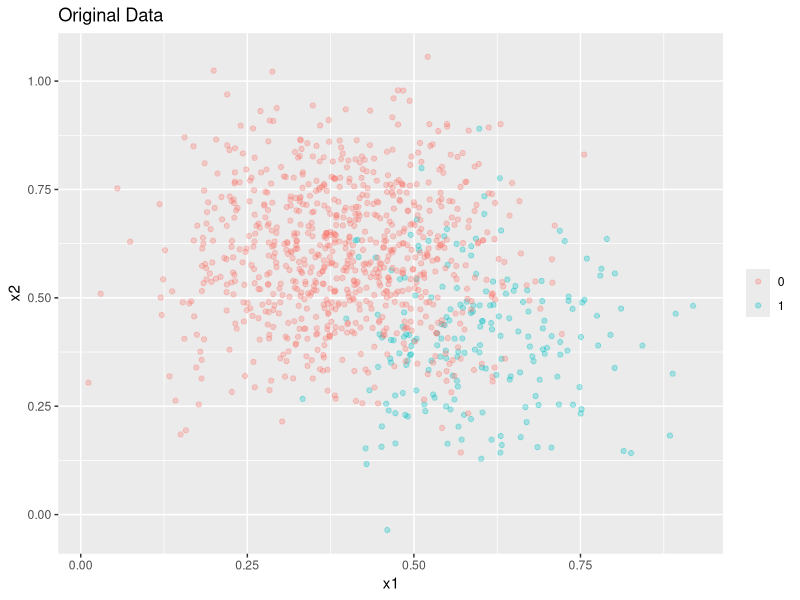
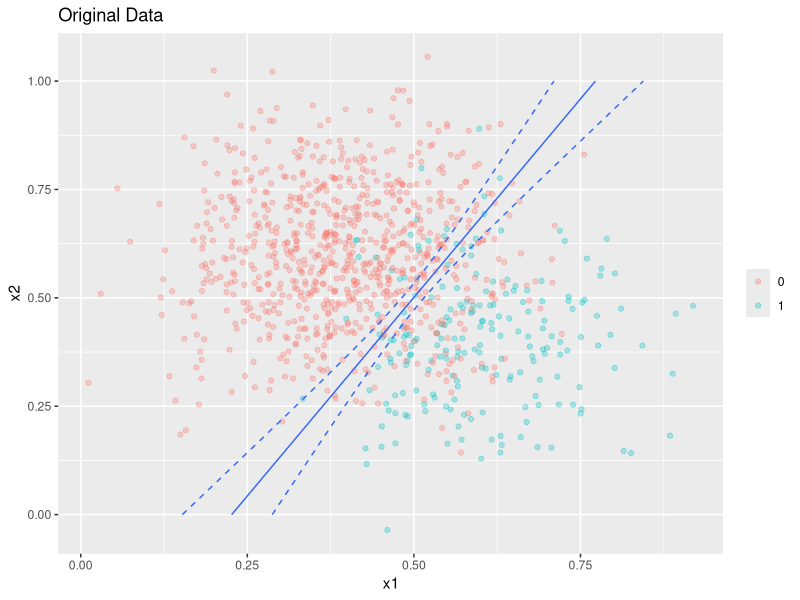

R code for these plots, in order: (Note: this script raises an error after producing the figures.)
## ---- chunk 1
knitr::opts_chunk$set(echo = TRUE)
## ---- chunk 2
set.seed(0)
c1 <- cbind('x1'=rnorm(200,0.6,0.12),'x2'=rnorm(200,0.4,0.15))
c2 <- cbind('x1'=rnorm(800,0.4,0.12),'x2'=rnorm(800,0.6,0.15))
original_data <- data.frame(rbind(c1,c2))
original_data$y <- as.factor(c(rep(1,200),rep(0,800)))
## ---- chunk 3
glm1 <- glm(y ~ ., data = original_data, family = 'binomial')
summary(glm1)
## ---- chunk 4
grid_dimension <- seq(0,1,by =0.01)
grid <- expand.grid(x1=grid_dimension,x2 = grid_dimension)
grid_preds <- predict(glm1,newdata=grid,type='response')

preds_ci <-  predict(glm1,newdata=grid,type='link',se.fit=TRUE)

#Calculate 95% prediction interval bounds
critval <- 1.96 ## approx 95% CI
upr <- preds_ci$fit + (critval * preds_ci$se.fit)
lwr <- preds_ci$fit - (critval * preds_ci$se.fit)



#These are logits, use inverse link function to get probabilties
upr2 <- glm1$family$linkinv(upr)
lwr2 <- glm1$family$linkinv(lwr)

contour_data <- cbind(grid,lwr = lwr2,upr =upr2,pred = grid_preds)
## ---- chunk 5


library(ggplot2)
p <- ggplot(original_data,aes(x=x1,y=x2))+geom_point(aes(colour = factor(y)),alpha =0.3)+labs(title='Original Data') + theme (legend.title = element_blank())
p


p+ stat_contour(data = contour_data,aes(x = x1,y = x2,z=pred),breaks=c(0.2))+
        stat_contour(data = contour_data,aes(x = x1,y = x2,z=lwr),breaks=c(0.2),linetype=2)+
        stat_contour(data = contour_data,aes(x = x1,y = x2,z=upr),breaks=c(0.2),linetype=2)


## ---- chunk 6

minority_class <- subset(original_data,original_data$y==1)
majority_class <- subset(original_data,original_data$y==0)
oversamples <- minority_class[sample(c(1:nrow(minority_class)),600,replace = TRUE),]
oversampled_data <- rbind(oversamples,minority_class,majority_class)
## ---- chunk 7
glm2 <- glm(y ~ ., data = oversampled_data, family = 'binomial')
summary(glm2)

## ---- chunk 8
grid <- expand.grid(x1=seq(0,1,by=0.01),x2 = seq(0,1,by=0.01))
grid_preds <- predict(glm2,newdata=grid,type='response')

preds_ci <-  predict(glm2,newdata=grid,type='link',se.fit=TRUE)

#Calculate 95% prediction interval bounds
critval <- 1.96 ## approx 95% CI
upr <- preds_ci$fit + (critval * preds_ci$se.fit)
lwr <- preds_ci$fit - (critval * preds_ci$se.fit)



#These are logits, use inverse link function to get probabilties

upr2 <- glm3$family$linkinv(upr)
lwr2 <-glm3$family$linkinv(lwr)

contour_data <- cbind(grid,lwr = lwr2,upr =upr2,pred = grid_preds)


p <- ggplot(oversampled_data,aes(x=x1,y=x2))+geom_point(aes(colour = factor(y)),alpha =0.3)+labs(title='Oversampled Data') + theme (legend.title = element_blank())



p+ stat_contour(data = contour_data,aes(x = x1,y = x2,z=pred),breaks=c(0.2))+
        stat_contour(data = contour_data,aes(x = x1,y = x2,z=lwr),breaks=c(0.2),linetype=2)+
        stat_contour(data = contour_data,aes(x = x1,y = x2,z=upr),breaks=c(0.2),linetype=2)
## ---- chunk 9
undersamples <- majority_class[sample(c(1:nrow(majority_class)),200,replace = TRUE),]
undersampled_data <- rbind(minority_class,undersamples)

## ---- chunk 10
glm3 <- glm(y ~ ., data = undersampled_data, family = 'binomial')
summary(glm3)

## ---- chunk 11
grid <- expand.grid(x1=seq(0,1,by=0.01),x2 = seq(0,1,by=0.01))
grid_preds <- predict(glm3,newdata=grid,type='response')

preds_ci <-  predict(glm3,newdata=grid,type='link',se.fit=TRUE)

#Calculate 95% prediction interval bounds
critval <- 1.96 ## approx 95% CI
upr <- preds_ci$fit + (critval * preds_ci$se.fit)
lwr <- preds_ci$fit - (critval * preds_ci$se.fit)



#These are logits, use inverse link function to get probabilties

upr2 <- glm3$family$linkinv(upr)
lwr2 <-glm3$family$linkinv(lwr)

contour_data <- cbind(grid,lwr = lwr2,upr =upr2,pred = grid_preds)


p <- ggplot(undersampled_data,aes(x=x1,y=x2))+geom_point(aes(colour = factor(y)),alpha =0.3)+labs(title='Undersampled Data') + theme (legend.title = element_blank())



p+ stat_contour(data = contour_data,aes(x = x1,y = x2,z=pred),breaks=c(0.2))+
        stat_contour(data = contour_data,aes(x = x1,y = x2,z=lwr),breaks=c(0.2),linetype=2)+
        stat_contour(data = contour_data,aes(x = x1,y = x2,z=upr),breaks=c(0.2),linetype=2)
## ---- chunk 12
set.seed(0)
#class 1
c1 <- cbind('x1'=c(rnorm(100,0.2,0.1),rnorm(100,0.8,0.1)),
            'x2'=c(rnorm(100,0.8,0.1),rnorm(100,0.2,0.1)))
#class2
c2 <- cbind('x1'=rnorm(800,0.5,0.1),'x2'=rnorm(800,0.5,0.1))

original_data2 <- data.frame(rbind(c1,c2))
original_data2$y <- as.factor(c(rep(1,200),rep(0,800)))

## ---- chunk 13
glm4 <- glm(y ~ ., data = original_data2, family = 'binomial')
summary(glm4)

## ---- chunk 14
grid_preds <- predict(glm4,newdata=grid,type='response')

preds_ci <-  predict(glm4,newdata=grid,type='link',se.fit=TRUE)

#Calculate 95% prediction interval bounds
critval <- 1.96 ## approx 95% CI
upr <- preds_ci$fit + (critval * preds_ci$se.fit)
lwr <- preds_ci$fit - (critval * preds_ci$se.fit)



#These are logits, use inverse link function to get probabilties

upr2 <- glm4$family$linkinv(upr)
lwr2 <-glm4$family$linkinv(lwr)

contour_data <- cbind(grid,lwr = lwr2,upr =upr2,pred = grid_preds)


p <- ggplot(original_data2,aes(x=x1,y=x2))+geom_point(aes(colour = factor(y)),alpha =0.3)+labs(title='Original Data') + theme (legend.title = element_blank())



p+ stat_contour(data = contour_data,aes(x = x1,y = x2,z=pred),breaks=c(0.2))+
        stat_contour(data = contour_data,aes(x = x1,y = x2,z=lwr),breaks=c(0.2),linetype=2)+
        stat_contour(data = contour_data,aes(x = x1,y = x2,z=upr),breaks=c(0.2),linetype=2)

## ---- chunk 15

minority_class <- subset(original_data2,original_data2$y==1)
majority_class <- subset(original_data2,original_data2$y==0)
oversamples <- minority_class[sample(c(1:nrow(minority_class)),600,replace = TRUE),]
oversampled_data2 <- rbind(oversamples,minority_class,majority_class)
## ---- chunk 16
glm5 <- glm(y ~ ., data = oversampled_data2, family = 'binomial')
summary(glm5)

## ---- chunk 17
grid <- expand.grid(x1=seq(0,1,by=0.01),x2 = seq(0,1,by=0.01))
grid_preds <- predict(glm5,newdata=grid,type='response')

preds_ci <-  predict(glm5,newdata=grid,type='link',se.fit=TRUE)

#Calculate 95% prediction interval bounds
critval <- 1.96 ## approx 95% CI
upr <- preds_ci$fit + (critval * preds_ci$se.fit)
lwr <- preds_ci$fit - (critval * preds_ci$se.fit)



#These are logits, use inverse link function to get probabilties

upr2 <- glm5$family$linkinv(upr)
lwr2 <-glm5$family$linkinv(lwr)

contour_data <- cbind(grid,lwr = lwr2,upr =upr2,pred = grid_preds)


p <- ggplot(oversampled_data2,aes(x=x1,y=x2))+geom_point(aes(colour = factor(y)),alpha =0.3)+labs(title='Oversampled Data') + theme (legend.title = element_blank())



p+ stat_contour(data = contour_data,aes(x = x1,y = x2,z=pred),breaks=c(0.5))+
        stat_contour(data = contour_data,aes(x = x1,y = x2,z=lwr),breaks=c(0.5),linetype=2)+
        stat_contour(data = contour_data,aes(x = x1,y = x2,z=upr),breaks=c(0.5),linetype=2)
## ---- chunk 18
undersamples <- majority_class[sample(c(1:nrow(majority_class)),200,replace = TRUE),]
undersampled_data2 <- rbind(minority_class,undersamples)

## ---- chunk 19
glm6 <- glm(y ~ ., data = undersampled_data2, family = 'binomial')
summary(glm6)

## ---- chunk 20
grid <- expand.grid(x1=seq(0,1,by=0.01),x2 = seq(0,1,by=0.01))
grid_preds <- predict(glm6,newdata=grid,type='response')

preds_ci <-  predict(glm6,newdata=grid,type='link',se.fit=TRUE)

#Calculate 95% prediction interval bounds
critval <- 1.96 ## approx 95% CI
upr <- preds_ci$fit + (critval * preds_ci$se.fit)
lwr <- preds_ci$fit - (critval * preds_ci$se.fit)



#These are logits, use inverse link function to get probabilties

upr2 <- glm6$family$linkinv(upr)
lwr2 <-glm6$family$linkinv(lwr)

contour_data <- cbind(grid,lwr = lwr2,upr =upr2,pred = grid_preds)


p <- ggplot(undersampled_data2,aes(x=x1,y=x2))+geom_point(aes(colour = factor(y)),alpha =0.3)+labs(title='UnderSampled Data') + theme (legend.title = element_blank())



p+ stat_contour(data = contour_data,aes(x = x1,y = x2,z=pred),breaks=c(0.5))+
        stat_contour(data = contour_data,aes(x = x1,y = x2,z=lwr),breaks=c(0.5),linetype=2)+
        stat_contour(data = contour_data,aes(x = x1,y = x2,z=upr),breaks=c(0.5),linetype=2)
